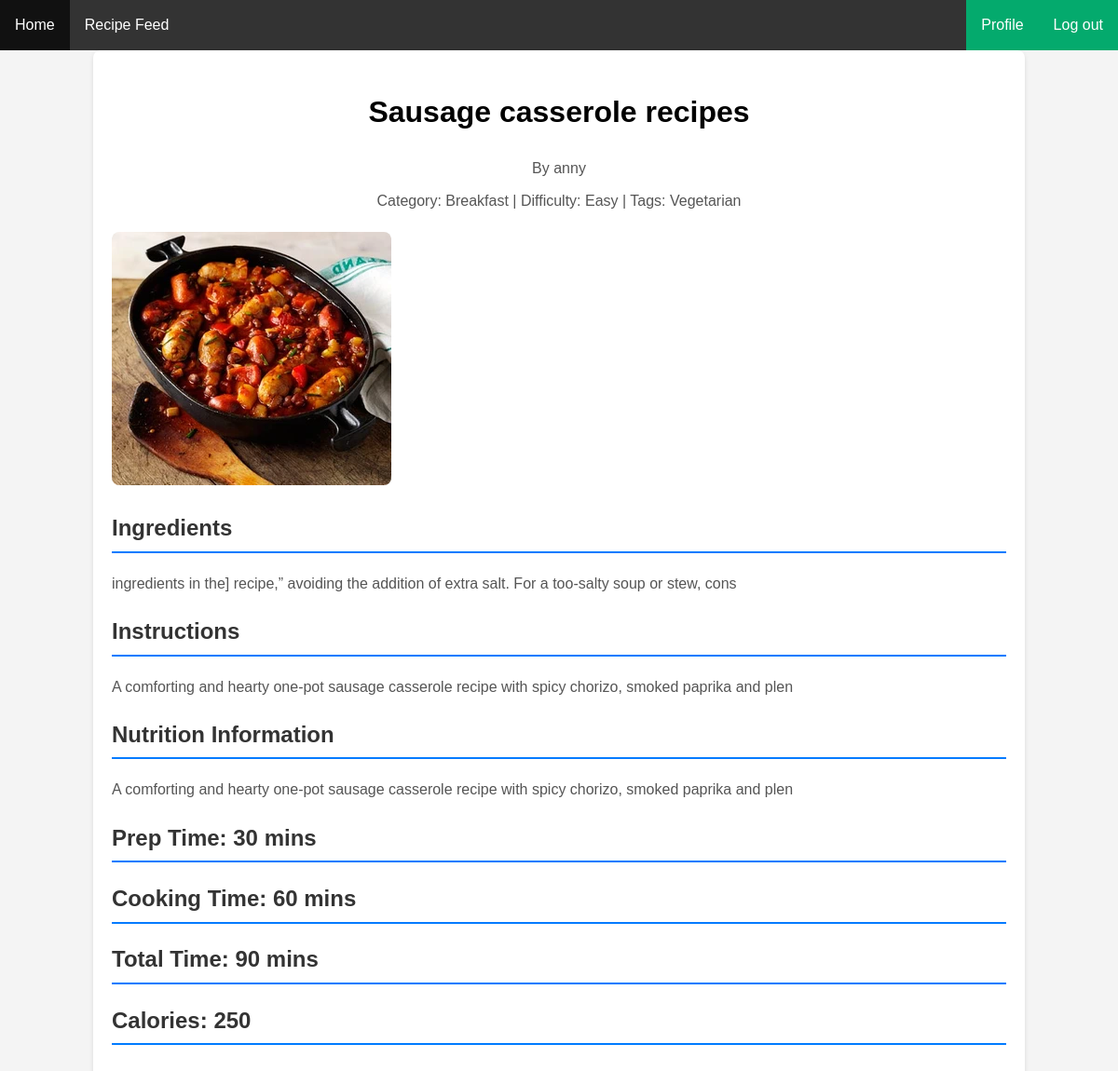
The page /viewRecipe/1 (signed in) on the database its author committed.
### myApp/models.py (models this page shows, shortened)
class RecipeModel(models.Model):
    TAG=[
        ('Vegetarian','Vegetarian'),
        ('Non_Vegetarian','Non-Vegetarian')
    ]
    CATEGORY=[
        ('Breakfast','Breakfast'),
        ('Lunch','Lunch'),
        ('Dinner','Dinner'),
    ]
    DIFFICULTY=[
        ('Easy','Easy'),
        ('Medium','Medium'),
        ('Hard','Hard'),
    ]
    user=models.ForeignKey(customUser, on_delete=models.CASCADE, related_name='recipemodel')
    Category=models.CharField(choices=CATEGORY,max_length=100,null=True)
    Difficulty=models.CharField(choices=DIFFICULTY,max_length=100,null=True)
    Tag=models.CharField(choices=TAG,max_length=100,null=True)
    title=models.CharField(max_length=100,null=True)
    ingredients=models.TextField(null=True)
    instructions=models.TextField(null=True)
    prep_time=models.PositiveIntegerField(null=True)
    cooking_time=models.PositiveIntegerField(null=True)
    total_time=models.PositiveIntegerField(null=True)
    nutrition=models.TextField(null=True)
    image=models.ImageField(upload_to='Media/Recipe_Image' ,null=True)
    calories=models.PositiveIntegerField(null=True)

class customUser(AbstractUser):
    USER=[
        ('viewers','Viewers'),
        ('creator','Creator'),
    ]
    user_type=models.CharField(choices=USER,max_length=100,null=True)
    Profile_Pic=models.ImageField(upload_to='Media/Profile_Pic' ,null=True)

### myProject/views.py (the view)
# urls.py: path("viewRecipe/<str:recipe_id>", viewRecipe, name="viewRecipe"),
@login_required
def viewRecipe(request,recipe_id):
    recipe=RecipeModel.objects.get(id=recipe_id)
    context={
        'recipe':recipe
    }
    return render(request,"viewRecipe.html",context)

### Template/viewRecipe.html (shortened to what this page needs)
{% extends 'base.html' %}
{% block body %}
<!DOCTYPE html>
<html lang="en">
<head>
</head>
<body>
    <div class="container">
        <header>
            <h1>{{ recipe.title }}</h1>
            <p>By {{ recipe.user.username }}</p>
            <p>Category: {{ recipe.Category }} | Difficulty: {{ recipe.Difficulty }} | Tags: {{ recipe.Tag }}</p>
        </header>
        <div class="recipe-image">
            {% if recipe.image %}
                <img src="{{ recipe.image.url }}" alt="{{ recipe.title }}">
            {% endif %}
        </div>
        <div class="recipe-details">
            <h2>Ingredients</h2>
            <p>{{ recipe.ingredients }}</p>
            <h2>Instructions</h2>
            <p>{{ recipe.instructions }}</p>
            <h2>Nutrition Information</h2>
            <p>{{ recipe.nutrition }}</p>
            <h2>Prep Time: {{ recipe.prep_time }} mins</h2>
            <h2>Cooking Time: {{ recipe.cooking_time }} mins</h2>
            <h2>Total Time: {{ recipe.total_time }} mins</h2>
            <h2>Calories: {{ recipe.calories }}</h2>
        </div>
    </div>
</body>
</html>
{% endblock body %}

### Template/viewRecipe.html (style rules this page uses)
body { font-family: Arial, sans-serif; line-height: 1.6; margin: 0; padding: 0; background-color: #f4f4f4; }
.container { width: 80%; margin: auto; overflow: hidden; padding: 20px; background: white; border-radius: 8px; box-shadow: 0 2px 5px rgba(0, 0, 0, 0.1); }
header { text-align: center; margin-bottom: 20px; }
.recipe-image img { max-width: 100%; height: auto; border-radius: 8px; }
.recipe-details { margin-top: 20px; }
h2 { color: #333; border-bottom: 2px solid #007BFF; padding-bottom: 5px; }
p { margin: 10px 0; color: #555; }

### rows shown on the page
RecipeModel: title "Sausage casserole recipes", user.username "anny", Category "Breakfast", Difficulty "Easy", Tag "Vegetarian", image (picture), ingredients "ingredients in the] recipe,” avoiding the addition of extra salt. For a too-salty soup or stew, cons", instructions "A comforting and hearty one-pot sausage casserole recipe with spicy chorizo, smoked paprika and plen", nutrition "A comforting and hearty one-pot sausage casserole recipe with spicy chorizo, smoked paprika and plen", prep_time "30", cooking_time "60", total_time "90", calories "250"
